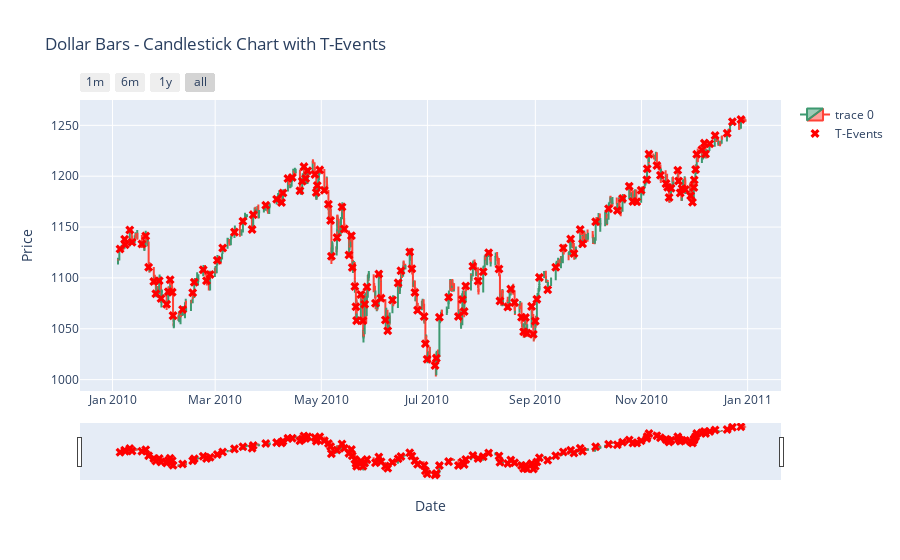

Notebook source saved alongside this figure:
### Code cell
# Dollar Bars Analysis with date range control
start_date = '2010-01-01'
end_date = '2011-01-01'

# Filter data by date range
mask = (dollar_bars.index >= start_date) & (dollar_bars.index < end_date)
dollar_bars_filtered = dollar_bars[mask]

fig = go.Figure(data=[go.Candlestick(x=dollar_bars_filtered.index,
                open=dollar_bars_filtered['open'],
                high=dollar_bars_filtered['high'],
                low=dollar_bars_filtered['low'],
                close=dollar_bars_filtered['close'])])

# Add devents overlay
devents_subset = devents[devents.isin(dollar_bars_filtered.index)]
if len(devents_subset) > 0:
    devent_prices = dollar_bars.loc[devents_subset, 'close']
    fig.add_trace(go.Scatter(
        x=devents_subset,
        y=devent_prices,
        mode='markers',
        marker=dict(color='red', size=8, symbol='x'),
        name='T-Events'
    ))

fig.update_layout(
    title='Dollar Bars - Candlestick Chart with T-Events', 
    xaxis_title='Date', 
    yaxis_title='Price',
    xaxis=dict(
        rangeselector=dict(
            buttons=list([
                dict(count=1, label="1m", step="month", stepmode="backward"),
                dict(count=6, label="6m", step="month", stepmode="backward"),
                dict(count=1, label="1y", step="year", stepmode="backward"),
                dict(step="all")
            ])
        ),
        rangeslider=dict(visible=True),
        type="date"
    )
)
fig.show()

### Figure 1 — Plotly figure (JSON) as saved in the notebook; plotly's stock layout.template omitted (floating-point values rounded to 4 significant figures; data arrays with more than 128 entries replaced by an {"elided": "..."} marker saying what was removed)
{"data": [{"close": {"elided": "988 float values"}, "high": {"elided": "988 float values"}, "low": {"elided": "988 float values"}, "open": {"elided": "988 float values"}, "type": "candlestick", "x": {"elided": "988 str values"}}, {"marker": {"color": "red", "size": 8, "symbol": "x"}, "mode": "markers", "name": "T-Events", "type": "scatter", "x": {"elided": "145 str values"}, "y": {"elided": "145 float values"}}], "layout": {"title": {"text": "Dollar Bars - Candlestick Chart with T-Events"}, "xaxis": {"rangeselector": {"buttons": [{"count": 1, "label": "1m", "step": "month", "stepmode": "backward"}, {"count": 6, "label": "6m", "step": "month", "stepmode": "backward"}, {"count": 1, "label": "1y", "step": "year", "stepmode": "backward"}, {"step": "all"}]}, "rangeslider": {"visible": true}, "title": {"text": "Date"}, "type": "date"}, "yaxis": {"title": {"text": "Price"}}}}
